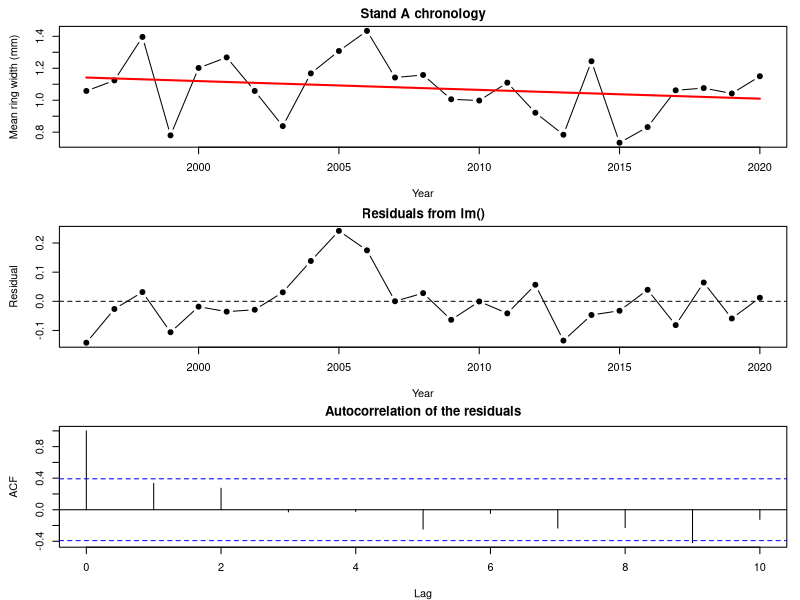

Reproduce this figure in R. (Note: this script raises an error after producing the figure.)
## ---- chunk 1
knitr::opts_chunk$set(echo = TRUE, warning = FALSE, message = FALSE,
                      fig.width = 7, fig.height = 4.5, fig.align = "center")
options(cmdstanr_no_ver_check = TRUE)
widget <- function(file) htmltools::includeHTML(file.path("widgets", file))
f2 <- function(v) formatC(round(v, 2) + 0, format = "f", digits = 2)
f3 <- function(v) formatC(round(v, 3) + 0, format = "f", digits = 3)
f4 <- function(v) formatC(v, format = "f", digits = 4)
## ---- chunk 2
# heatmap of a covariance or correlation matrix (row 1 at the top)
show_matrix <- function(M, main = "", zlim = c(-1, 1) * max(abs(M))) {
  n <- nrow(M)
  pal <- colorRampPalette(c("firebrick", "white", "steelblue"))(101)
  par(mar = c(1, 1, 2, 1))
  image(seq_len(n), seq_len(n), t(M[n:1, ]), col = pal, zlim = zlim, axes = FALSE,
        xlab = "", ylab = "", main = main, asp = 1)
  box()
}
## ---- chunk 3
# pinyon ring widths (mm): 4 stands x 5 trees x 25 years; simulated
library(mvtnorm)
set.seed(21)
years <- 1996:2020
n_yr <- length(years)
precip <- round(rgamma(n_yr, shape = 9, scale = 22 / 9), 1)   # winter precipitation (cm)
stand_eff <- rnorm(4, 0, 0.12)
ar_dev <- matrix(0, 4, n_yr)            # shared year-to-year deviations within each stand
for (j in 1:4) {
  ar_dev[j, 1] <- rnorm(1, 0, 0.08 / sqrt(1 - 0.6^2))
  for (t in 2:n_yr) ar_dev[j, t] <- 0.6 * ar_dev[j, t - 1] + rnorm(1, 0, 0.08)
}
rings <- expand.grid(year = years, tree = 1:5, stand = LETTERS[1:4])
rings$tree_id <- paste0(rings$stand, rings$tree)
tree_eff <- setNames(rnorm(20, 0, 0.1), unique(rings$tree_id))
j <- match(rings$stand, LETTERS)
t <- match(rings$year, years)
rings$precip <- precip[t]
rings$width <- round(0.35 + stand_eff[j] + tree_eff[rings$tree_id] + 0.025 * rings$precip +
                       ar_dev[cbind(j, t)] + rnorm(nrow(rings), 0, 0.1), 2)

chron <- aggregate(width ~ stand + year + precip, data = rings, FUN = mean)
chron <- chron[order(chron$stand, chron$year), ]
chron$stand <- factor(chron$stand)
tree_means <- aggregate(width ~ stand + tree_id, data = rings, FUN = mean)
## ---- chunk 4
chron_a <- chron[chron$stand == "A", ]
chron_a$year_c <- chron_a$year - 2008          # centered year: 0 = 2008
fit_lm_a <- lm(width ~ precip + year_c, data = chron_a)
summary(fit_lm_a)$coefficients
par(mfrow = c(3, 1), mar = c(4, 4.5, 2, 1))
plot(chron_a$year, chron_a$width, type = "b", pch = 19, xlab = "Year",
     ylab = "Mean ring width (mm)", main = "Stand A chronology")
trend <- predict(fit_lm_a, newdata = data.frame(precip = mean(chron_a$precip),
                                                year_c = chron_a$year_c))
lines(chron_a$year, trend, lwd = 2, col = "red")   # year trend at mean precipitation
plot(chron_a$year, resid(fit_lm_a), type = "b", pch = 19, xlab = "Year",
     ylab = "Residual", main = "Residuals from lm()")
abline(h = 0, lty = 2)
acf(resid(fit_lm_a), lag.max = 10, main = "")
title("Autocorrelation of the residuals", line = 0.8)
## ---- chunk 5
lag1 <- function(dat) {
  dat$year_c <- dat$year - 2008
  acf(resid(lm(width ~ precip + year_c, data = dat)), plot = FALSE)$acf[2]
}
round(sapply(split(chron, chron$stand), lag1), 2)
## ---- chunk 6
lags <- abs(outer(1:25, 1:25, "-"))
V_ar1 <- function(rho, sigma) sigma^2 / (1 - rho^2) * rho^lags
round(V_ar1(0.6, 0.08)[1:5, 1:5], 4)
## ---- chunk 7
# mean: a + b * precip + c * year_c; AR(1) errors with rho = tanh(par[4]), sigma = exp(par[5])
nll_ar1 <- function(par) {
  mu <- par[1] + par[2] * chron_a$precip + par[3] * chron_a$year_c
  V <- V_ar1(tanh(par[4]), exp(par[5]))
  -dmvnorm(chron_a$width, mu, V, log = TRUE)
}
fit_ar1 <- optim(c(coef(fit_lm_a), 0, log(0.1)), nll_ar1, method = "BFGS", hessian = TRUE)
c(a = fit_ar1$par[1], b = fit_ar1$par[2], c = fit_ar1$par[3],
  rho = tanh(fit_ar1$par[4]), sigma = exp(fit_ar1$par[5]))

library(nlme)
fit_gls <- gls(width ~ precip + year_c, data = chron_a,
               correlation = corAR1(form = ~ year), method = "ML")
coef(fit_gls)
coef(fit_gls$modelStruct$corStruct, unconstrained = FALSE)   # rho (nlme calls it Phi)
## ---- chunk 8
trend_ind <- summary(fit_lm_a)$coefficients["year_c", ]
se_ar1 <- sqrt(diag(solve(fit_ar1$hessian)))[3]
p_ar1 <- 2 * pnorm(-abs(fit_ar1$par[3] / se_ar1))
rho_hat <- tanh(fit_ar1$par[4])
se_precip <- c(summary(fit_lm_a)$coefficients["precip", 2], sqrt(diag(solve(fit_ar1$hessian)))[2])
## ---- chunk 9
widget("cov_structures.html")
## ---- chunk 10
chron_a$width_lag <- c(NA, head(chron_a$width, -1))      # last year's width
chron_a$precip_lag <- c(NA, head(chron_a$precip, -1))    # last year's precipitation
fit_lag <- lm(width ~ width_lag + precip + year_c, data = chron_a)
fit_lag_x <- lm(width ~ width_lag + precip + precip_lag + year_c, data = chron_a)
round(coef(fit_lag), 4)
round(coef(fit_lag_x), 4)
## ---- chunk 11
g1 <- coef(fit_lag)["width_lag"]
g2 <- coef(fit_lag_x)["width_lag"]
cf_pred <- -g2 * coef(fit_lag_x)["precip"]
## ---- chunk 12
y_tree <- tree_means$width
Z <- model.matrix(~ 0 + stand, data = tree_means)
V_ri <- function(sigma_b, sigma) sigma_b^2 * Z %*% t(Z) + sigma^2 * diag(20)
nll_ri <- function(par) -dmvnorm(y_tree, rep(par[1], 20), V_ri(exp(par[2]), exp(par[3])), log = TRUE)
fit_ri <- optim(c(mean(y_tree), log(0.1), log(0.1)), nll_ri, method = "BFGS")
sb_hat <- exp(fit_ri$par[2])
s_hat <- exp(fit_ri$par[3])
c(mu = fit_ri$par[1], sigma_b = sb_hat, sigma = s_hat)
## ---- chunk 13
# milliseconds per NLL evaluation, averaged over 'reps' evaluations
time_nll <- function(n, reps = 10) {
  y <- rnorm(n)
  V <- 0.5^abs(outer(1:n, 1:n, "-"))
  ms <- function(expr) 1000 * system.time(for (i in 1:reps) expr)[["elapsed"]] / reps
  c(n = n, independent = ms(sum(dnorm(y, 0, 1, log = TRUE))),
    mvn = ms(dmvnorm(y, rep(0, n), V, log = TRUE)))
}
set.seed(1)
timings <- t(sapply(c(250, 500, 1000, 2000), time_nll))
timings
## ---- chunk 14
# profile out the mean parameters by generalized least squares at each (variance) grid point
gls_nll <- function(y, X, V) {
  Vi <- solve(V)
  b <- solve(t(X) %*% Vi %*% X, t(X) %*% Vi %*% y)
  -dmvnorm(y, as.vector(X %*% b), V, log = TRUE)
}
sb_grid <- seq(0.002, 0.45, length.out = 70)
s_grid <- seq(0.04, 0.16, length.out = 70)
X1 <- matrix(1, 20, 1)
nll_grid_ri <- outer(sb_grid, s_grid, Vectorize(function(a, b) gls_nll(y_tree, X1, V_ri(a, b))))
# AR(1): fix rho and the trend c; profile out a, b (GLS) and sigma (closed form)
prof_ar1 <- function(rho, c_trend) {
  R <- rho^lags / (1 - rho^2)
  y <- chron_a$width - c_trend * chron_a$year_c
  Xp <- cbind(1, chron_a$precip)
  Ri <- solve(R)
  b <- solve(t(Xp) %*% Ri %*% Xp, t(Xp) %*% Ri %*% y)
  r <- as.vector(y - Xp %*% b)
  s2 <- as.numeric(t(r) %*% Ri %*% r) / 25
  -dmvnorm(r, rep(0, 25), s2 * R, log = TRUE)
}
rho_grid <- seq(-0.5, 0.95, length.out = 70)
c_grid <- seq(-0.02, 0.01, length.out = 70)
nll_grid_ar <- outer(rho_grid, c_grid, Vectorize(prof_ar1))
par(mfrow = c(1, 2), mar = c(4, 4, 2, 1))
draw_surface <- function(x, y, z, xlab, ylab, main, best) {
  z <- z - min(z)
  image(x, y, z <= 1.92, col = c("white", "lightskyblue1"), xlab = xlab, ylab = ylab, main = main)
  contour(x, y, z, levels = c(0.5, 1, 1.92, 3, 5, 10, 20), add = TRUE, col = "grey30")
  points(best[1], best[2], pch = 3, cex = 1.5, lwd = 2, col = "firebrick")
  box()
}
draw_surface(sb_grid, s_grid, nll_grid_ri, expression(sigma[b] ~ "(among stands)"),
             expression(sigma ~ "(among trees)"), "Random intercept, 4 stands",
             c(sb_hat, s_hat))
draw_surface(rho_grid, c_grid, nll_grid_ar, expression(rho),
             "Trend (mm/yr)", "AR(1) with a trend, stand A", c(rho_hat, fit_ar1$par[3]))
abline(h = 0, lty = 2)
## ---- chunk 15
in_ri <- (nll_grid_ri - min(nll_grid_ri)) <= 1.92
sb_range <- range(sb_grid[apply(in_ri, 1, any)])
in_ar <- (nll_grid_ar - min(nll_grid_ar)) <= 1.92
trend_at <- function(r) range(c_grid[in_ar[which.min(abs(rho_grid - r)), ]])
trend_0 <- trend_at(0)
trend_hat <- trend_at(rho_hat)
## ---- chunk 16
set.seed(12)
n_years <- rep(c(30, 24, 18, 12, 8, 5), each = 2)        # record length per stand
tau_true <- c(0.15, 0.10)                                 # among-stand SDs: intercept, slope
rho_true <- -0.6
G_true <- diag(tau_true) %*% matrix(c(1, rho_true, rho_true, 1), 2) %*% diag(tau_true)
ab_true <- rmvnorm(12, c(0.9, 0.25), G_true)              # each stand's intercept and slope
stand_names <- sprintf("S%02d", 1:12)
drought <- data.frame(stand = factor(rep(stand_names, n_years)),
                      year = unlist(lapply(n_years, function(n) seq(2021 - n, 2020))))
j <- as.integer(drought$stand)
drought$precip <- round(rgamma(nrow(drought), shape = 9, scale = 22 / 9), 1)
drought$precip10 <- (drought$precip - 20) / 10
drought$width <- round(ab_true[j, 1] + ab_true[j, 2] * drought$precip10 +
                         rnorm(nrow(drought), 0, 0.12), 2)
head(drought)
## ---- chunk 17
nopool <- t(sapply(split(drought, drought$stand), function(s) coef(lm(width ~ precip10, data = s))))
par(mfrow = c(1, 2), mar = c(4, 4, 1, 1))
plot(width ~ precip, data = drought, col = "grey60", pch = 16, cex = 0.7,
     xlab = "Winter precipitation (cm)", ylab = "Ring width (mm)")
for (s in seq_len(12)) {
  xr <- range(drought$precip10[drought$stand == stand_names[s]])
  lines(20 + 10 * xr, nopool[s, 1] + nopool[s, 2] * xr, lwd = ifelse(n_years[s] <= 8, 1, 2),
        lty = ifelse(n_years[s] <= 8, 2, 1))
}
legend("topleft", c("stand with 12-30 years", "stand with 5-8 years"), lty = 1:2, lwd = 2:1,
       bty = "n", cex = 0.85)
plot(nopool, pch = 19, xlab = "Intercept: width at 20 cm (mm)",
     ylab = "Slope (mm per 10 cm)", cex = 1.1, xlim = range(nopool[, 1]) + c(0, 0.05))
text(nopool, labels = stand_names, pos = 4, cex = 0.7, col = "grey40")
## ---- chunk 18
syntax <- data.frame(
  Formula = c("<code>(1 | stand)</code>", "<code>(precip10 | stand)</code>",
              "<code>(precip10 || stand)</code>", "<code>(1 | stand/tree)</code>",
              "<code>(1 | stand) + (1 | year)</code>"),
  Meaning = c("an intercept for each stand",
              "an intercept and a slope for each stand, correlated (same as <code>(1 + precip10 | stand)</code>)",
              "an intercept and a slope for each stand, uncorrelated",
              "stand intercepts plus tree-within-stand intercepts (nested)",
              "stand intercepts and year intercepts (crossed: every stand is measured in many years)"),
  `Variance parameters` = c("1", "3", "2", "2", "2"),
  check.names = FALSE)
knitr::kable(syntax, format = "html", escape = FALSE,
             table.attr = "class='table table-condensed'")
## ---- chunk 19
library(lme4)
fit_ri_lmer <- lmer(width ~ precip10 + (1 | stand), data = drought, REML = FALSE)
fit_rs_lmer <- lmer(width ~ precip10 + (precip10 | stand), data = drought, REML = FALSE)
fixef(fit_rs_lmer)
VarCorr(fit_rs_lmer)
AIC(fit_ri_lmer, fit_rs_lmer)
## ---- chunk 20
vc_rs <- as.data.frame(VarCorr(fit_rs_lmer))$sdcor
aic_gain <- AIC(fit_ri_lmer) - AIC(fit_rs_lmer)
## ---- chunk 21
fit_rs_lme <- lme(width ~ precip10, random = ~ precip10 | stand, data = drought, method = "ML")

library(glmmTMB)
fit_rs_tmb <- glmmTMB(width ~ precip10 + (precip10 | stand), data = drought)   # ML by default
## ---- chunk 22
rows_by_stand <- split(seq_len(nrow(drought)), drought$stand)
nll_rs <- function(par) {
  tau <- exp(par[3:4])
  rho <- tanh(par[5])
  sigma <- exp(par[6])
  G <- matrix(c(tau[1]^2, rho * tau[1] * tau[2], rho * tau[1] * tau[2], tau[2]^2), 2)
  nll <- 0
  for (rows in rows_by_stand) {
    Zj <- cbind(1, drought$precip10[rows])
    Vj <- Zj %*% G %*% t(Zj) + sigma^2 * diag(length(rows))
    nll <- nll - dmvnorm(drought$width[rows], as.vector(Zj %*% par[1:2]), Vj, log = TRUE)
  }
  nll
}
fit_rs_optim <- optim(c(0.9, 0.25, log(0.1), log(0.1), 0, log(0.1)), nll_rs, method = "BFGS")
## ---- chunk 23
tmb_sd <- attr(VarCorr(fit_rs_tmb)$cond$stand, "stddev")
lme_vc <- VarCorr(fit_rs_lme)
compare <- rbind(
  optim = c(fit_rs_optim$par[1:2], exp(fit_rs_optim$par[3:4]), tanh(fit_rs_optim$par[5]),
            exp(fit_rs_optim$par[6]), -fit_rs_optim$value),
  lmer = c(fixef(fit_rs_lmer), vc_rs, logLik(fit_rs_lmer)),
  lme = c(fixef(fit_rs_lme), as.numeric(lme_vc[1:2, "StdDev"]), as.numeric(lme_vc[2, "Corr"]),
          fit_rs_lme$sigma, logLik(fit_rs_lme)),
  glmmTMB = c(fixef(fit_rs_tmb)$cond, tmb_sd,
              attr(VarCorr(fit_rs_tmb)$cond$stand, "correlation")[1, 2],
              sigma(fit_rs_tmb), logLik(fit_rs_tmb)))
colnames(compare) <- c("mu_a", "mu_b", "tau_a", "tau_b", "rho", "sigma", "logLik")
round(compare, 4)
## ---- chunk 24
short <- droplevels(drought[drought$stand %in% c("S09", "S10", "S11", "S12"), ])
fit_short <- lmer(width ~ precip10 + (precip10 | stand), data = short, REML = FALSE)
vc_short <- as.data.frame(VarCorr(fit_short))$sdcor
## ---- chunk 25
X_a <- cbind(1, chron_a$precip, chron_a$year_c)
y_a <- chron_a$width
n_a <- length(y_a)

gls_profile <- function(rho) {
  R <- rho^lags / (1 - rho^2)
  R_inv <- solve(R)
  beta <- solve(t(X_a) %*% R_inv %*% X_a, t(X_a) %*% R_inv %*% y_a)
  r <- as.vector(y_a - X_a %*% beta)
  sigma2 <- as.numeric(t(r) %*% R_inv %*% r) / n_a
  list(beta = as.vector(beta), sigma = sqrt(sigma2),
       loglik = dmvnorm(y_a, as.vector(X_a %*% beta), sigma2 * R, log = TRUE))
}
rho_gls <- optimize(function(rho) -gls_profile(rho)$loglik, c(-0.95, 0.95))$minimum
fit_by_hand <- gls_profile(rho_gls)
## ---- chunk 26
gls_tab <- rbind(
  "optim(), 5 parameters" = c(rho_hat, fit_ar1$par[1:3], exp(fit_ar1$par[5]), -fit_ar1$value),
  "GLS by hand, 1 parameter" = c(rho_gls, fit_by_hand$beta, fit_by_hand$sigma, fit_by_hand$loglik),
  "gls()" = c(coef(fit_gls$modelStruct$corStruct, unconstrained = FALSE), coef(fit_gls),
              fit_gls$sigma * sqrt(1 - coef(fit_gls$modelStruct$corStruct, unconstrained = FALSE)^2),
              logLik(fit_gls)))
colnames(gls_tab) <- c("rho", "a", "precip", "trend", "sigma", "logLik")
knitr::kable(gls_tab, digits = c(3, 3, 4, 5, 4, 3))
## ---- chunk 27
rho_seq <- seq(-0.5, 0.9, by = 0.005)
ll_seq <- sapply(rho_seq, function(r) gls_profile(r)$loglik)
in_ci <- rho_seq[ll_seq > max(ll_seq) - 1.92]
par(mar = c(4, 4.5, 1, 1))
plot(rho_seq, ll_seq, type = "l", lwd = 2, xlab = expression(rho),
     ylab = "Profile log-likelihood")
abline(h = max(ll_seq) - 1.92, lty = 2)
abline(v = range(in_ci), lty = 3)
abline(v = rho_gls, col = "red")
## ---- chunk 28
Z_chron <- model.matrix(~ 0 + stand, data = chron)
V_combined <- function(sigma_b, rho, sigma) {
  sigma_b^2 * Z_chron %*% t(Z_chron) + kronecker(diag(4), V_ar1(rho, sigma))
}
nll_combined <- function(par) {
  mu <- par[1] + par[2] * chron$precip
  V <- V_combined(exp(par[3]), tanh(par[4]), exp(par[5]))
  -dmvnorm(chron$width, mu, V, log = TRUE)
}
fit_comb <- optim(c(0.4, 0.02, log(0.1), 0, log(0.1)), nll_combined, method = "BFGS",
                  control = list(maxit = 1000))
c(a = fit_comb$par[1], b = fit_comb$par[2], sigma_b = exp(fit_comb$par[3]),
  rho = tanh(fit_comb$par[4]), sigma = exp(fit_comb$par[5]))

fit_lme <- lme(width ~ precip, random = ~ 1 | stand, data = chron,
               correlation = corAR1(form = ~ year | stand), method = "ML")
fixef(fit_lme)
coef(fit_lme$modelStruct$corStruct, unconstrained = FALSE)
c(-fit_comb$value, logLik(fit_lme))       # same maximized log-likelihood
## ---- chunk 29
show_matrix(V_combined(exp(fit_comb$par[3]), tanh(fit_comb$par[4]), exp(fit_comb$par[5])),
            main = "Fitted V (100 stand-years)")
## ---- chunk 30
mu_glmm <- exp(1.5 + 0.5^2 / 2)               # vigor 0, beta0 = 1.5, sigma_b = 0.5
moments <- c(mean = mu_glmm, var = mu_glmm + mu_glmm^2 * (exp(0.5^2) - 1), cov = mu_glmm^2 * (exp(0.5^2) - 1))

set.seed(746)
b_sim <- rnorm(1e5, 0, 0.5)                  # 100,000 stands, two trees each
y_tree1 <- rpois(1e5, exp(1.5 + b_sim))
y_tree2 <- rpois(1e5, exp(1.5 + b_sim))
rbind(formula = moments, simulation = c(mean(y_tree1), var(y_tree1), cov(y_tree1, y_tree2)))
## ---- chunk 31
set.seed(12)
cones <- data.frame(stand = factor(rep(stand_names, each = 8)),
                    vigor = round(rnorm(96), 2))
b_stand <- rnorm(12, 0, 0.5)
cones$count <- rpois(96, exp(1.5 + 0.4 * cones$vigor + b_stand[as.integer(cones$stand)]))

nll_glmm <- function(par) {
  sigma_b <- exp(par[3])
  nll <- 0
  for (g in split(cones, cones$stand)) {
    # integrand: P(this stand's counts | b) * density of b, for a vector of b values
    stand_lik <- function(b) {
      sapply(b, function(bi) exp(sum(dpois(g$count, exp(par[1] + par[2] * g$vigor + bi), log = TRUE)))) *
        dnorm(b, 0, sigma_b)
    }
    nll <- nll - log(integrate(stand_lik, -Inf, Inf)$value)
  }
  nll
}
fit_glmm <- optim(c(1, 0, log(0.3)), nll_glmm, method = "BFGS")
fit_glmm_tmb <- glmmTMB(count ~ vigor + (1 | stand), family = poisson, data = cones)

rbind(integrate = c(fit_glmm$par[1:2], exp(fit_glmm$par[3]), -fit_glmm$value),
      glmmTMB = c(fixef(fit_glmm_tmb)$cond, attr(VarCorr(fit_glmm_tmb)$cond$stand, "stddev"),
                  logLik(fit_glmm_tmb)))
